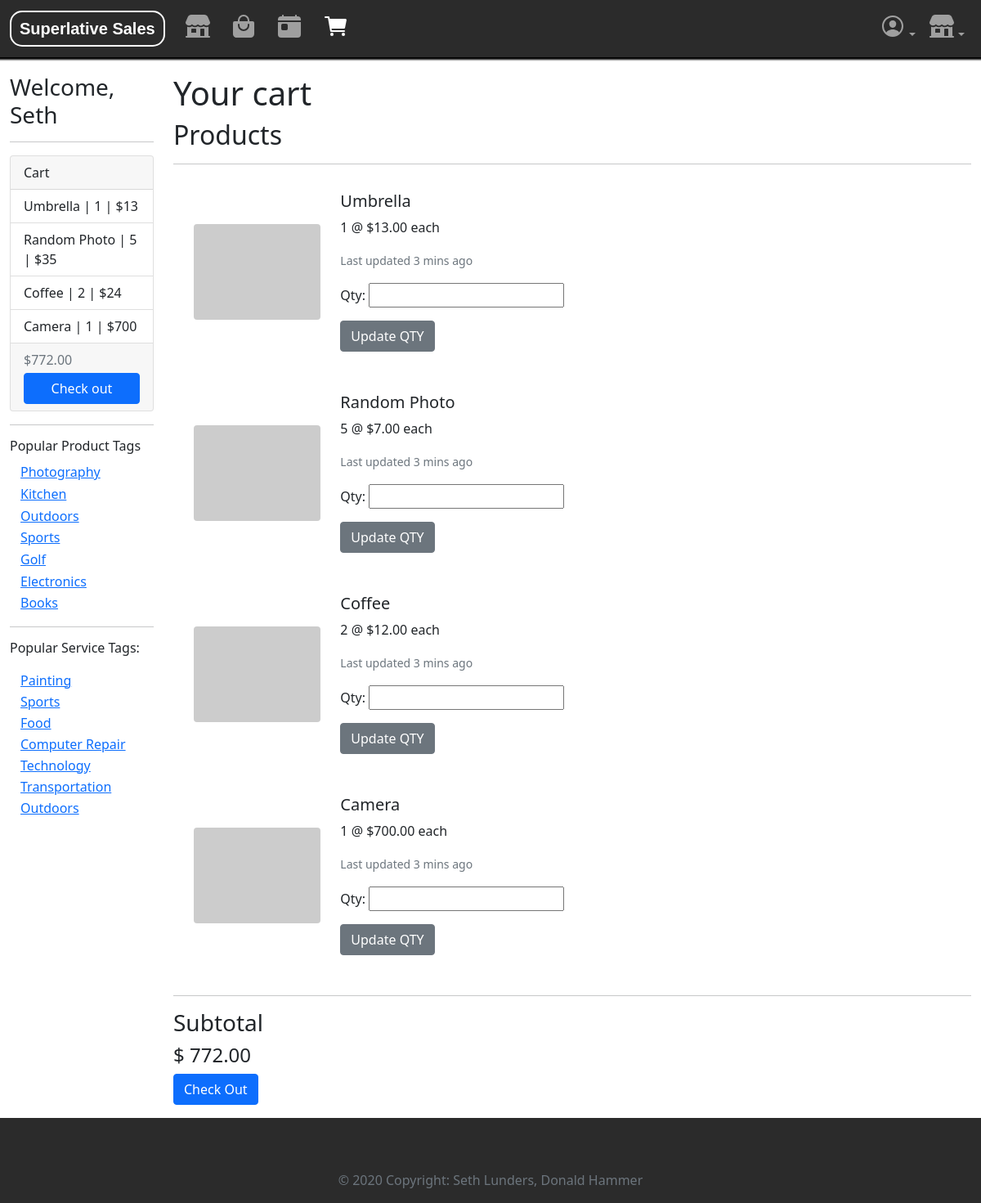
The page /store/my-cart/ (signed in) on the database its author committed.
### storeApp/models.py (models this page shows, shortened)
class CartProduct(models.Model):
    id = models.UUIDField(primary_key=True, default=uuid.uuid4, help_text="Unique ID for this product in cart", editable=False)
    cart = models.ForeignKey(Cart, on_delete=models.CASCADE,)
    product = models.ForeignKey(ProductListing, on_delete=models.RESTRICT)
    quantity = models.IntegerField(default=0, validators=[MaxValueValidator(9999)])

class ProductListing(models.Model):
    id = models.UUIDField(primary_key=True, default=uuid.uuid4, help_text="Unique ID for this particular order", editable=False)
    active = models.BooleanField(default=True)
    name = models.CharField(max_length=200, help_text="Enter a name for your product.")
    imageURL = models.URLField(max_length=200, help_text="Enter image URL", default=randomPhoto())
    price = models.DecimalField(decimal_places=2, max_digits=7) # allows max price of $99,999.99
    description = models.TextField()
    quantity_available = models.IntegerField(help_text="How many are available? Leave blank if unlimited.", null=True, blank=True)
    restockDate = models.DateField(help_text="Leave blank if N/A",null=True, blank=True)
    vendor = models.ForeignKey(Vendor, on_delete=models.RESTRICT)
    tags = models.ManyToManyField(ProductTag, blank=True)
    def list_tags(self):
        return ', '.join(tag.name for tag in self.tags.all()[:3])
    list_tags.short_description = 'Tags'
    class Meta:
        permissions = (("can_set_active", "Set product as active"),)

class Cart(models.Model):
    id = models.UUIDField(primary_key=True, default=uuid.uuid4, help_text="Unique ID for this user's cart", editable=False)
    user = models.OneToOneField(User, on_delete=models.CASCADE, null=False)
    subtotal = models.DecimalField(decimal_places=2, max_digits=7, default=0)
    def get_subtotal(self):
        return Decimal(self.cartproduct_set.all().aggregate(total_cost=models.Sum(F('product__price') * F('quantity'))).get('total_cost') or 0)

class ProductTag(models.Model):
    name = models.CharField(max_length=200, help_text="Enter a tag; i.e. \"electronics\"", primary_key=True, unique=True)
    viewcount = models.IntegerField(default=0)
    class Meta:
        ordering = ['-viewcount']
    def get_absolute_url(self):
        return reverse('product-tag-detail', args=[str(self.name), 1])

class ServiceTag(models.Model):
    name = models.CharField(max_length=200, help_text="Enter a tag; i.e. \"electronics\"", primary_key=True, unique=True)
    viewcount = models.IntegerField(default=0)
    class Meta:
        ordering = ['-viewcount']
    def get_absolute_url(self):
        return reverse('service-tag-detail', args=[str(self.name), 1])

### storeApp/views.py (the view)
# urls.py: path('my-cart/', views.MyCartListView, name='my-cart'),
@login_required
def MyCartListView(request):
    if request.user.cart:
        cart = request.user.cart
    else:
        cart = Cart(user=request.user)
        cart.save()
    cart_products = CartProduct.objects.filter(cart=cart)
    cart_services = CartService.objects.filter(cart=cart)
    cart_subtotal = cart.get_subtotal()
    context = {
        'cart_products': cart_products,
        'cart_services': cart_services,
        'subtotal': cart_subtotal,
        'cproduct_remove_form': CartProductUpdateForm(),
    }
    return render(request, 'storeApp/customers/my_cart_detail.html', context)

### storeApp/forms.py (shortened to what this page needs)
class CartProductUpdateForm(forms.Form):
    qty = forms.IntegerField()

### storeApp/context_processors.py (called while the page is built)
def add_variable_to_context(request):
    return {
        'top_producttags': ProductTag.objects.all()[:7],
        'top_servicetags': ServiceTag.objects.all()[:7],
    }

### storeApp/templates/storeApp/customers/my_cart_detail.html (shortened to what this page needs)
{% extends "base_generic.html" %}
{% load humanize %}
{% block content %}
    <h1>Your cart</h1>
    {% if cart_products.all or cart_services.all %}
        {% if cart_products.all %}
        <h2>Products</h2>
        <hr/>
        <div class="row">
        {% for cproduct in  user.cart.cartproduct_set.all %}
            <div class="card mb-3 ms-3 border-white" style="max-width: 540px;">
                <div class="row g-0">
                    <div class="col-md-4 d-flex align-items-center justify-content-center">
                    <img src="{{ cproduct.product.imageURL }}" class="img-fluid p-2" alt="..." style="border-radius: 12px;">
                    </div>
                    <div class="col-md-8">
                    <div class="card-body">
                        <h5 class="card-title">{{ cproduct.product.name }}</h5>
                        <p class="card-text">{{ cproduct.quantity }} @ ${{ cproduct.product.price|intcomma }} each</p>
                        <p class="card-text"><small class="text-muted">Last updated 3 mins ago</small></p>
                        <form method="post" action="{% url 'my-cart-remove-product' pID=cproduct.product.id %}">
                        <table>
                            {{ cproduct_remove_form.as_p }}
                        </table>
                        <button type="submit" class="btn btn-secondary">Update QTY</button>
                    </form>
                    </div>
                    </div>
                </div>
            </div>
        {% endfor %}
        </div>
        <hr/>
        {% endif %}
    <h3>Subtotal</h3>
    <h4>$ {{ subtotal|floatformat:"2"|intcomma }}</h4>
    <a href="{% url 'check-out' %}" class="btn btn-primary">Check Out</a>
    {% else %}
    <h2>Add something to your cart to get started!</h2>
        <a href="{% url 'products' %}" class="btn btn-primary">Products</a>
        <a href="{% url 'services' %}" class="btn btn-primary">Services</a>
    {% endif %}
{% endblock content %}

### storeApp/templates/base_generic.html (shortened to what this page needs)
{% load humanize %}
<!DOCTYPE html>
<html lang="en">
<head>
  {% load static %}
  <link href="https://cdn.jsdelivr.net/npm/bootstrap@5.0.2/dist/css/bootstrap.min.css" rel="stylesheet">
  <link rel="stylesheet" href="{% static 'css/styles.css' %}">
</head>
<body class="d-flex flex-column min-vh-100">
  <nav class="navbar navbar-expand-md navbar-dark bg-dark pl-3 pr-3" aria-label="Fourth navbar example">
    <div class="container-fluid">
      <a class="navbar-brand" href="{% url 'index' %}">Superlative Sales</a>
      <div class="collapse navbar-collapse" id="navbarsExample04">
        <ul class="navbar-nav me-auto mb-2 mb-md-0">
          <li class="nav-item"><a class="nav-link " href="{% url 'vendors' %}"><ion-icon name="storefront" size="large"></ion-icon></a></li>
          <li class="nav-item"><a class="nav-link " href="{% url 'products' %}"><ion-icon name="bag-handle" size="large"></ion-icon></a></li>
          <li class="nav-item"><a class="nav-link " href="{% url 'services' %}"><ion-icon name="today" size="large"></ion-icon></a></li>
          <li class="nav-item"><a class="nav-link {% if request.resolver_match.url_name == 'my-cart' %}active{% endif %}" href="{% url 'my-cart' %}"><ion-icon name="cart" size="large"></ion-icon>&nbsp;&nbsp;</a></li>
        </ul>
        <ul class="navbar-nav">
          {% if user.is_authenticated %}
          <li class="nav-item dropdown">
            <a class="nav-link dropdown-toggle " href="#" id="dropdown04" data-bs-toggle="dropdown" aria-expanded="false"><ion-icon name="person-circle-outline" size="large"></ion-icon></a>
          </li>
          {% else %}
          <li class="nav-item"><a class="nav-link" href="{% url 'login' %}">Log in</a></li>
          {% endif %}
          {% if perms.storeApp.can_set_active %}
          <li class="nav-item dropdown">
            <a class="nav-link dropdown-toggle " href="#" id="dropdown05" data-bs-toggle="dropdown" aria-expanded="false"><ion-icon name="storefront" size="large"></ion-icon></a>
          </li>
          {% endif %}
        </ul>
      </div>
    </div>
  </nav>
  <div class="container-fluid">
    <div class="row mb-3">
      <div class="col-lg-2">
      {% block sidebar %}
        <ul class="sidebar-nav d-none d-lg-block">
          {% if user.is_authenticated %}
          <h3>Welcome, {{ user.first_name }}</h3>
          {% endif %}
          {% if user.cart.cartproduct_set.all or user.cart.cartservice_set.all %}
          <hr/>
          <div class="card">
            <div class="card-header">
              Cart
            </div>
            <ul class="list-group list-group-flush">
              {% if user.cart.cartproduct_set.all %}
              {% for cproduct in  user.cart.cartproduct_set.all %}
                <li class="list-group-item">{{ cproduct.product.name }} | {{ cproduct.quantity }} | ${% widthratio cproduct.quantity 1 cproduct.product.price %}</li>
              {% endfor %}
              {% endif %}
            </ul>
            <div class="card-footer text-muted">
              ${{ user.cart.subtotal|intcomma }}
              <a class="btn btn-primary d-block w-auto mt-1" href="{% url 'my-cart' %}">Check out</a>
            </div>
          </div>
          <hr/>
          {% endif %}
          <div class="d-none d-lg-block">
          <h6>Popular Product Tags</h6>
          <ul class="list-unstyled">
            {% for tag in top_producttags %}
            <li><a href="{{ tag.get_absolute_url }}" class="btn btn-link py-0">{{ tag.name|title }}</a></li>
            {% endfor %}
          </ul>
          <hr/>
          <h6>Popular Service Tags:</p>
          <ul class="list-unstyled">
            {% for tag in top_servicetags %}
            <li><a href="{{ tag.get_absolute_url }}" class="btn btn-link py-0">{{ tag.name|title }}</a></li>
            {% endfor %}
          </ul>
        </div>
     {% endblock %}
      </div>
      <div class="col-lg-10">{% block content %}{% endblock %}</div>
    </div>
  </div>
  {% block footer %}
    <footer class="bg-dark text-light text-center text-lg-start mt-auto">
      <div class="container p-4">
      </div>
      <div class="text-center p-3 bg-dark text-muted">
        © 2020 Copyright: Seth Lunders, Donald Hammer
      </div>
    </footer>
  {% endblock footer %}
</body>
</html>

### storeApp/static/css/styles.css (style rules this page uses)
.sidebar-nav { margin-top: 20px; padding: 0; list-style: none; }
h1 { margin-top: 20px; }
.bg-dark { background-color: rgb(43, 43, 43) !important }
.navbar { box-shadow: 0px 0px 2px 3px #000000 }
.navbar-brand { font-family: Helvetica, Arial, sans-serif; font-weight: 600; border: 2px solid white; border-radius: 15px; padding: 5px 10px; }

### rows shown on the page
CartProduct: product.name "Umbrella", quantity "1", quantity+product "13", product.price "13.00"
CartProduct: product.name "Random Photo", quantity "5", quantity+product "35", product.price "7.00"
CartProduct: product.name "Coffee", quantity "2", quantity+product "24", product.price "12.00"
CartProduct: product.name "Camera", quantity "1", quantity+product "700", product.price "700.00"
ProductTag: name "Photography"
ProductTag: name "Kitchen"
ProductTag: name "Outdoors"
ProductTag: name "Sports"
ProductTag: name "Golf"
ProductTag: name "Electronics"
ProductTag: name "Books"
ServiceTag: name "Painting"
ServiceTag: name "Sports"
ServiceTag: name "Food"
ServiceTag: name "Computer Repair"
ServiceTag: name "Technology"
ServiceTag: name "Transportation"
ServiceTag: name "Outdoors"

### other values the page prints
{{ user.first_name }} "Seth"
{{ user.cart.subtotal|intcomma }} "772.00"
{{ subtotal|floatformat:"2"|intcomma }} "772.00"
